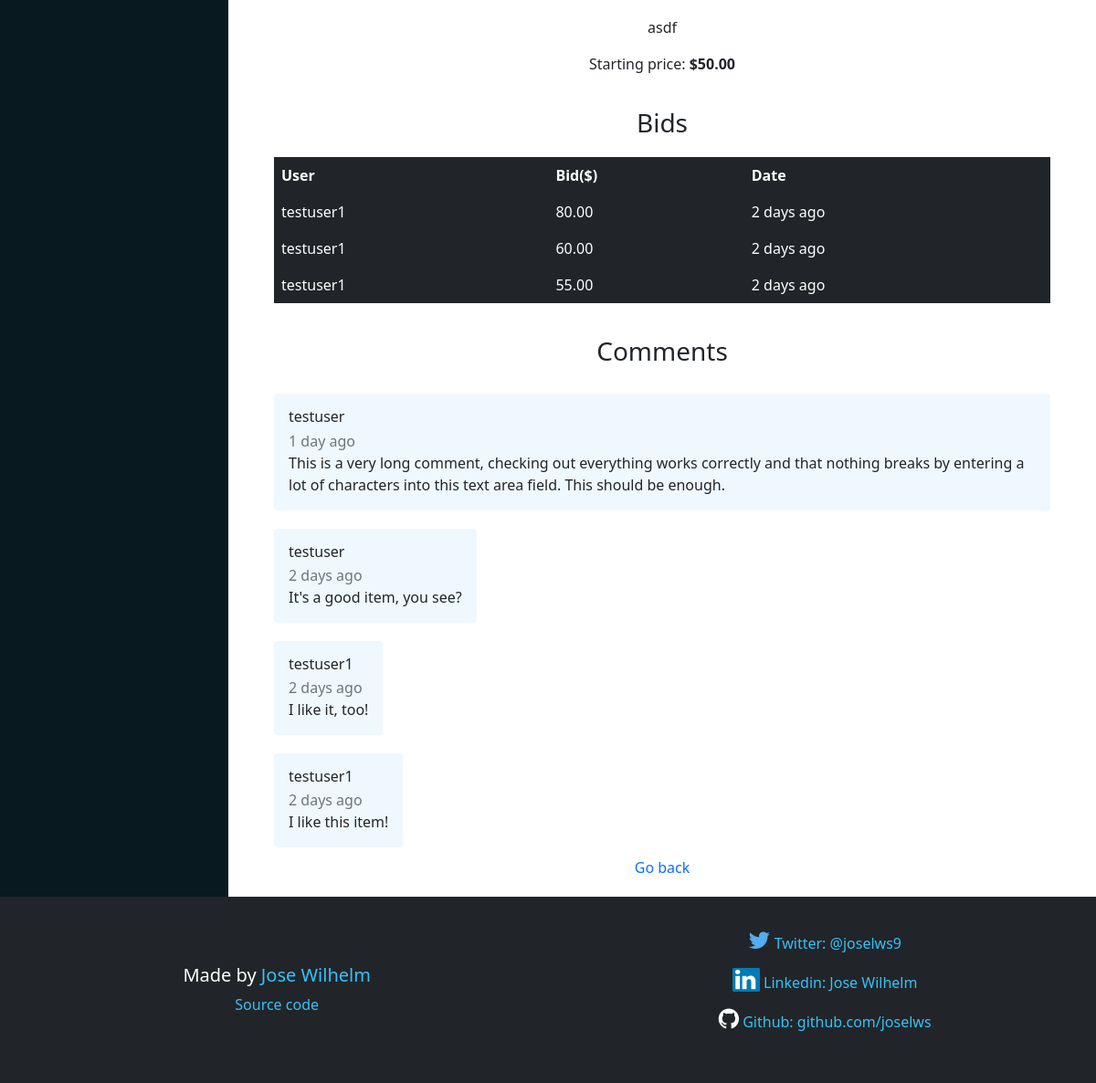
The app's page /item/15 (lower part), older data.
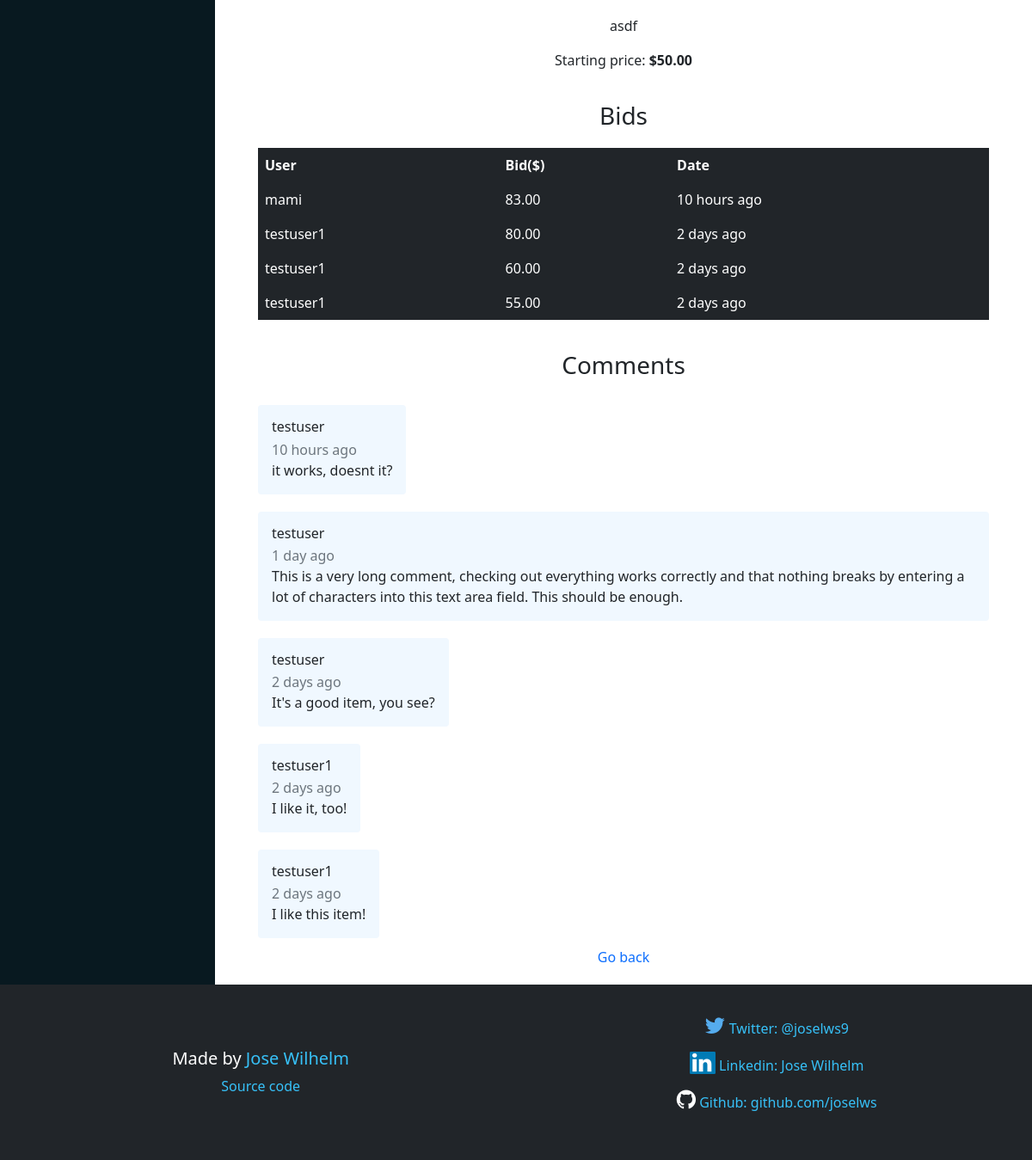
The same page, newer data.
### auctions/models.py (models this page shows, shortened)
class Bid(models.Model):
	bid = models.DecimalField(max_digits=10, decimal_places=2)
	bid_date = models.DateTimeField(auto_now=True)
	item = models.ForeignKey(Item, on_delete=models.CASCADE, related_name="bids")
	user = models.ForeignKey(User, on_delete=models.CASCADE)
	def bid_time(self):
		return self.item.elapsed_time(self.bid_date.timestamp())

class User(AbstractUser):
    def __str__(self):
        return self.username

class Comment(models.Model):
	user = models.ForeignKey(User, on_delete=models.CASCADE)
	comment = models.TextField()
	date = models.DateTimeField(auto_now=True)
	item = models.ForeignKey(Item, on_delete=models.CASCADE, related_name="comments")
	def comment_time(self):
		return self.item.elapsed_time(self.date.timestamp())

### auctions/views.py (the view, shortened to what this page needs)
# urls.py: path("item/<int:item_id>", views.item, name="item"),
def item(request, item_id):
    item = get_object_or_404(Item, pk=item_id)
    bids = Bid.objects.filter(item=item).order_by('bid').reverse()
    comments = Comment.objects.filter(item=item).order_by('id').reverse()
    if bids:
        max_bid = bids.first()
        next_bid = max_bid.bid + 1      # Useful for defining html numeric input attributes
    else:
        next_bid = float(item.starting_price) + 1
        max_bid = None
    return render(request, 'auctions/item.html', {
            'item': item,
            'bids': bids,
            'comments': comments,
            'max_bid': max_bid,
            'next_bid': next_bid
        })

### auctions/models.py (called while the page is built)
	def __str__(self):
		return self.category

### auctions/templates/auctions/item.html (shortened to what this page needs)
{% extends "auctions/layout.html" %}
{% block body %}
    <div class="item-detail-wrapper">
        <p class="item-detail">{{ item.description }}</p>
        <p class="item-detail">Starting price: <strong>${{ item.starting_price }}</strong></p>
        <h3 class="sub-heading">Bids</h3>
        {% if bids %}
            <table class="item-table table table-dark table-hover table-borderless">
                <thead class="item-table-head">
                    <tr class="item-table-row">
                        <th class="item-table-heading">User</th>
                        <th class="item-table-heading">Bid($)</th>
                        <th class="item-table-heading">Date</th>
                    </tr>
                </thead>
                <tbody class="item-table-body">
                    {% for bid in bids %}
                        <tr class="item-table-row">
                            <td class="item-table-data">{{ bid.user }}</td>
                            <td class="item-table-data">{{ bid.bid }}</td>
                            <td class="item-table-data">{{ bid.bid_time }}</td>
                        </tr>
                    {% endfor %}
                </tbody>
            </table>
        {% else %}
            <p class="item-bid-info"><strong>No bids yet for this item.</strong></p>
        {% endif %}
        <h3 class="sub-heading">Comments</h3>
        <div class="all-comments-wrapper">
            {% for comment in comments %}
                <div class="card comment-wrapper">
                    <div class="card-body">
                        <h6 class="comment-user card-title">{{ comment.user.username }}</h6>
                        <p class="comment-date card-subtitle text-muted">{{ comment.comment_time }}</p>
                        <p class="comment-comment card-text">{{ comment.comment }}</p>
                    </div>
                </div>
            {% empty %}
                <p class="comment-empty"><strong>No comments yet for this item.</strong></p>
            {% endfor %}
        </div>
        <a class="item-back-link" href="{% url 'index' %}">Go back</a>
    </div>
{% endblock %}

Row changes from the older to the newer data that the page shows:
added Bid: user "mami", bid "83.00", bid_time "10 hours ago"
added Comment: user.username "testuser", comment_time "10 hours ago", comment "it works, doesnt it?"
